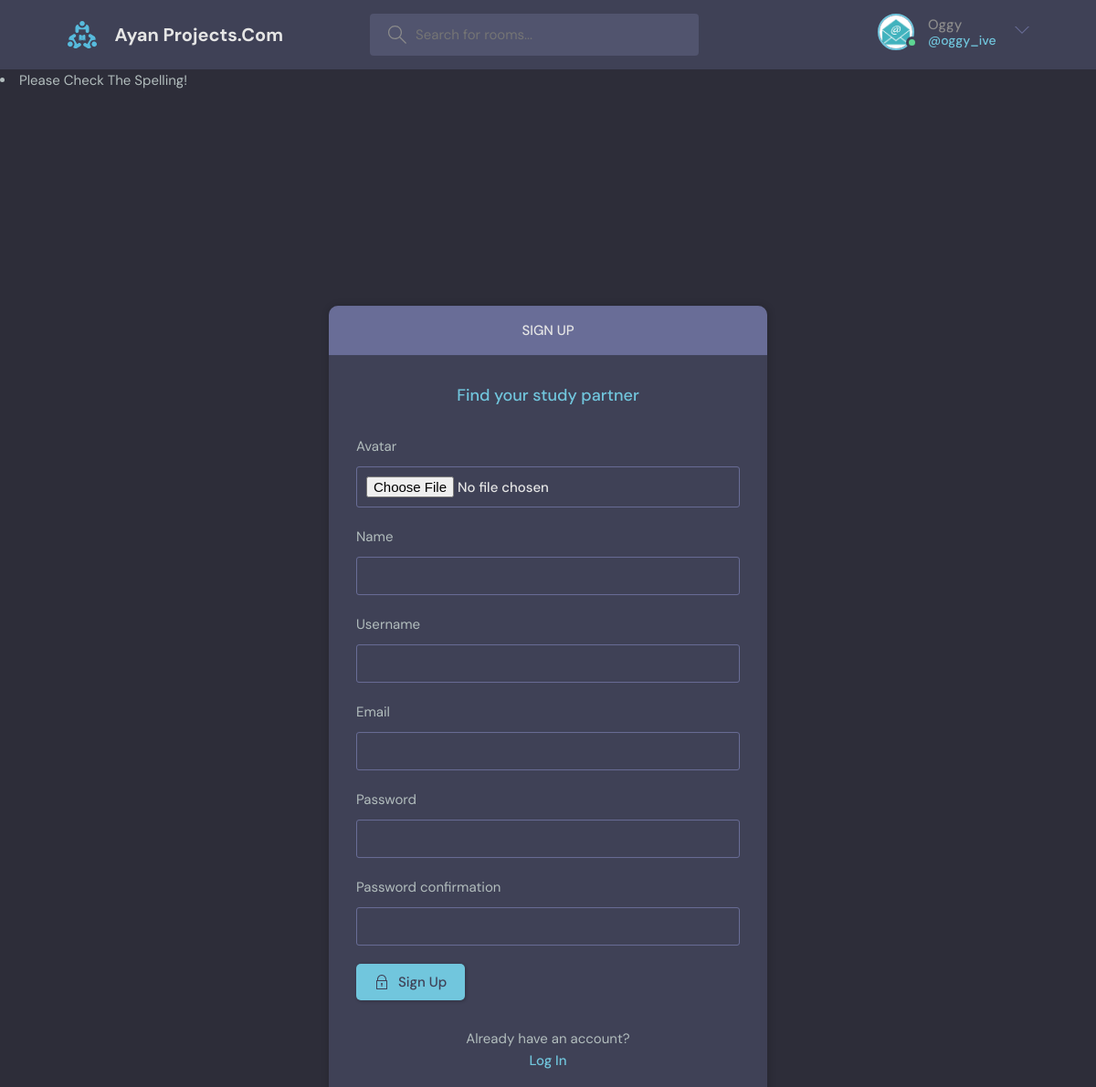
The app's page /register/ (signed in) with its own data.
### base/models.py (models this page shows, shortened)
class User(AbstractUser):
    name = models.CharField(max_length=200,null=True,blank=True)
    email = models.EmailField(unique=True)
    bio = models.TextField(null=True)
    avatar = models.ImageField(null=True, default="avatar.svg")
    USERNAME_FIELD = 'email'
    REQUIRED_FIELDS = []

### base/views.py (the view)
# urls.py: path('register/', views.registerPage, name='register'),
def registerPage(request):
    form = MyUserCreationForm(request.POST)
    if form.is_valid():
        user = form.save(commit=False)
        user.username = user.username.lower()
        user.save()
        login(request,user)
        return redirect('home')
    else:
        messages.error(request,"Please Check The Spelling!")
    context = {'form':form}
    return render(request,'base/login_register.html',context)

### base/forms.py
class MyUserCreationForm(UserCreationForm):
    class Meta:
        model = User
        fields = ['avatar','name','username','email','password1','password2']

### base/templates/base/login_register.html (shortened to what this page needs)
{% extends 'base.html' %}
{% block content %}
{% if page == 'login' %}
    <form method = 'POST' action="">
        {% csrf_token %}
        <main class="auth layout">
            <div class="container">
              <div class="layout__box">
                <div class="layout__boxHeader">
                  <div class="layout__boxTitle">
                    <h3>Login</h3>
                  </div>
                </div>
                <div class="layout__body">
                  <h2 class="auth__tagline">Find your study partner</h2>
                  <form class="form" action="#">
                    <div class="form__group form__group">
                      <label for="room_name">Email</label>
                      <input id="username" name="email" type="email" placeholder="e.g. ayan@gmail.com" />
                    </div>
                    <div class="form__group">
                      <label for="password">Password</label>
                      <input
                        id="password"
                        name="password"
                        type="password"
                        placeholder="&bull;&bull;&bull;&bull;&bull;&bull;&bull;&bull;"
                      />
                    </div>
                    <button class="btn btn--main" type="submit">
                      <svg
                        version="1.1"
                        xmlns="http://www.w3.org/2000/svg"
                        width="32"
                        height="32"
                        viewBox="0 0 32 32"
                      >
                        <title>lock</title>
                        <path
                          d="M27 12h-1v-2c0-5.514-4.486-10-10-10s-10 4.486-10 10v2h-1c-0.553 0-1 0.447-1 1v18c0 0.553 0.447 1 1 1h22c0.553 0 1-0.447 1-1v-18c0-0.553-0.447-1-1-1zM8 10c0-4.411 3.589-8 8-8s8 3.589 8 8v2h-16v-2zM26 30h-20v-16h20v16z"
                        ></path>
                        <path
                          d="M15 21.694v4.306h2v-4.306c0.587-0.348 1-0.961 1-1.694 0-1.105-0.895-2-2-2s-2 0.895-2 2c0 0.732 0.413 1.345 1 1.694z"
                        ></path>
                      </svg>
                      Login
                    </button>
                  </form>
                  <div class="auth__action">
                    <p>Haven't signed up yet?</p>
                    <a href="{% url 'register' %}" class="btn btn--link">Sign Up</a>
                  </div>
                </div>
              </div>
            </div>
          </main>
    </form>
{% else %}
     <main class="auth layout">
      <div class="container">
        <div class="layout__box">
          <div class="layout__boxHeader">
            <div class="layout__boxTitle">
              <h3>Sign up</h3>
            </div>
          </div>
          <div class="layout__body">
            <h2 class="auth__tagline">Find your study partner</h2>
            <form class="form" action="#" method="POST">
              {% for field in form %}
              <div class="form__group form__group">
                  <label for="room_name">{{field.label}}</label>
                  {{field}}
              </div>
            {% endfor %}
              <button class="btn btn--main" type="submit">
                Sign Up
              </button>
            </form>
            <div class="auth__action">
              <p>Already have an account?</p>
              <a href="{% url 'login' %}" class="btn btn--link">Log In</a>
            </div>
          </div>
        </div>
      </div>
    </main>
{% endif %}
{% endblock content %}

### templates/navbar.html (shortened to what this page needs)
{% load static %}
<header class="header header--loggedIn">
    <div class="container">
      <a href="/" class="header__logo">
        <img src="{% static 'assets/logo.svg' %}" />
        <h1>Ayan Projects.Com</h1>
      </a>
      <form class="header__search">
        <label>
          <input type = "text" name ="q" placeholder="Search for rooms..." />
        </label>
      </form>
      <nav class="header__menu">
        {% if request.user.is_authenticated %}
        <div class="header__user">
          <a href="{% url 'profile' request.user.id %}">
            <div class="avatar avatar--medium active">
              <img src="{{request.user.avatar.url}}" />
            </div>
            <p>{{ request.user.name }} <span>@{{ request.user.username }}</span></p>
          </a>
          <button class="dropdown-button">
            <svg version="1.1" xmlns="http://www.w3.org/2000/svg" width="32" height="32" viewBox="0 0 32 32">
              <title>chevron-down</title>
              <path d="M16 21l-13-13h-3l16 16 16-16h-3l-13 13z"></path>
            </svg>
          </button>
        </div>
        {% else %}
        <a href="{% url 'login' %}">
          <img src="{% static 'assets/avatar.svg' %}" />
          <p>Login</p>
        </a>
        {% endif %}
      </nav>
    </div>
  </header>

### records on screen
User: user.avatar (picture), user.name "Oggy", user.username "oggy_ive"

### other values on screen
{{ message }} "Please Check The Spelling!"
{{ field.label }} "Avatar" "Name" "Username" "Email" "Password" "Password confirmation"
